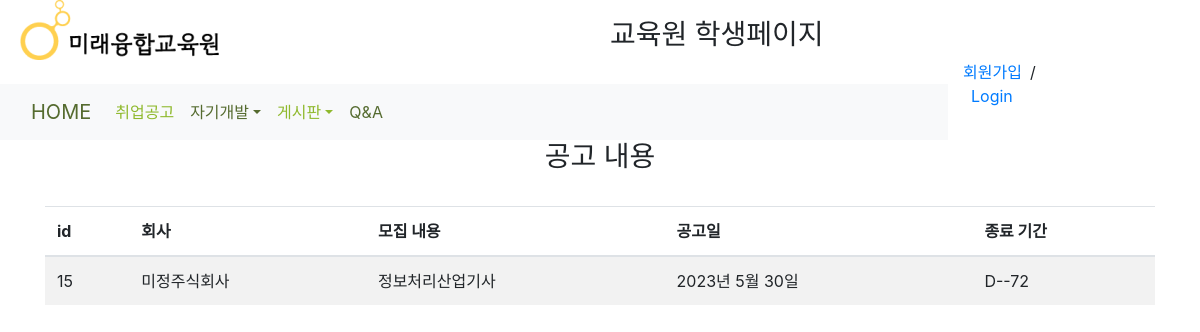
Page /job_posting/detail/15 on the committed database.
### job_posting/models.py (models this page shows, shortened)
class Certification(models.Model):
    company_name = models.CharField(max_length=50)
    contents = models.CharField(max_length=50)
    exam_date = models.DateField()
    d_day = models.DateField()
    @property
    def d_day(self):
        delta = self.exam_date - date.today()
        return delta.days

### job_posting/views.py (the view)
# urls.py: path('detail/<int:pk>', views.Job_postingDetail.as_view(), name='detail'),  # 추가
class Job_postingDetail(DetailView):  # 생성자가 pk를 받음
    model = Certification  # 기본 형태
    fields = ['company_name', 'contents', 'exam_date', 'd_day']
    template_name = 'job_posting/detail.html'
    context_object_name = 'job_posting'  # 실제 데이터를 담았을 때의 이름

### job_posting/templates/job_posting/detail.html
{% extends "base.html" %}
{% load static %}
{% block explain_contents %}
<div align="center">
  <h3>공고 내용</h3><br>
  <div class="container">
    <div class="table-responsive-sm">
      <table class="table table-striped">
        <thead>
          <tr width="40%">
            <th>id</th><th>회사</th><th>모집 내용</th><th>공고일</th><th>종료 기간</th>
          </tr>
        </thead>
        <tbody>
          <tr width="40%">
            <td>{{ job_posting.id }}</td><td>{{ job_posting.company_name }}</td><td>{{ job_posting.contents }}</td>
            <td>{{ job_posting.exam_date }}</td><td>D-{{ job_posting.d_day }}</td>
          </tr>
        </tbody>
      </table>
    </div>
  </div>
</div>
<br>
{% endblock explain_contents %}

### rows in the picture
Certification: id "15", company_name "미정주식회사", contents "정보처리산업기사", exam_date "2023년 5월 30일", d_day "-72"
